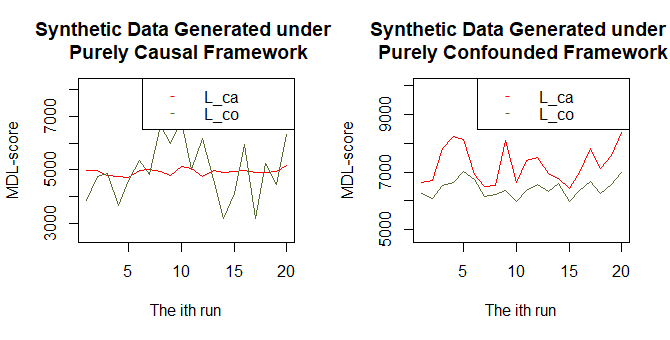

This chart was generated by the following R code:
m <- 6
# sample size of observations
n <- 500
# sample size of approximating integrals
N <- 500
# number of runs
RUN <- 20
TIME <- 1:RUN
par(mfrow=c(1,2))

# Simulate (X,Y) under Purely Causal Framework
L_ca <- rep(0,RUN)
L_co <- rep(0,RUN)
for (T in TIME)
{
  # Generate X from p(x)=|x|, -1<=x<=1, extremely deviated from N(0,1)
  X <- matrix(rbeta(m*n,0.5,0.5), nrow=m, ncol=n)
  w <- rmvnorm(1, mean=rep(0,m), sigma=diag(m))
  Y <- matrix(w %*% X, nrow=1, ncol=n) + matrix(rnorm(n, mean=0, sd=1), nrow=1, ncol=n) 
  # compute L_ca
  L_ca[T] <- L_causal(X,Y,N)
  # compute L_co
  L_co[T] <- L_confounded(X,Y,N)
}
plot(TIME, L_ca, type="l", col="red", xlab="The ith run", ylab="MDL-score",
     ylim=c(0.8 * min(L_ca, L_co), 1.2 * max(L_ca, L_co)),
     main=paste("Synthetic Data Generated under \n Purely Causal Framework"))
lines(TIME, L_co, col="darkolivegreen")
legend("topright",legend=c("L_ca","L_co"), pch=rep("-",2),
       col=c("red","darkolivegreen"))


# Simulate (X,Y) under Purely Confounded Framework
L_ca <- rep(0,RUN)
L_co <- rep(0,RUN)
for (T in TIME)
{
  # Generate Z from p(z)=|z|, -1<=z<=1, extremely deviated from N(0,1)
  Z <- matrix(rbeta(m*n,0.5,0.5), nrow=m, ncol=n)
  H <- matrix(rnorm(m*(m+1), mean=0, sd=1), nrow=m+1, ncol=m)
  X <- H %*% Z + matrix(rnorm((m+1)*n,mean=0,sd=1), nrow=m+1, ncol=n)
  Y <- matrix(X[m+1, ], nrow=1, ncol=n)
  X <- X[1:m, ]
  # compute L_ca
  L_ca[T] <- L_causal(X,Y,N)
  # compute L_co
  L_co[T] <- L_confounded(X,Y,N)
}
plot(TIME, L_ca, type="l", col="red", xlab="The ith run", ylab="MDL-score",
     ylim=c(0.8 * min(L_ca, L_co), 1.2 * max(L_ca, L_co)),
     main=paste("Synthetic Data Generated under \n Purely Confounded Framework"))
lines(TIME, L_co, col="darkolivegreen")
legend("topright",legend=c("L_ca","L_co"), pch=rep("-",2),
       col=c("red","darkolivegreen"))
